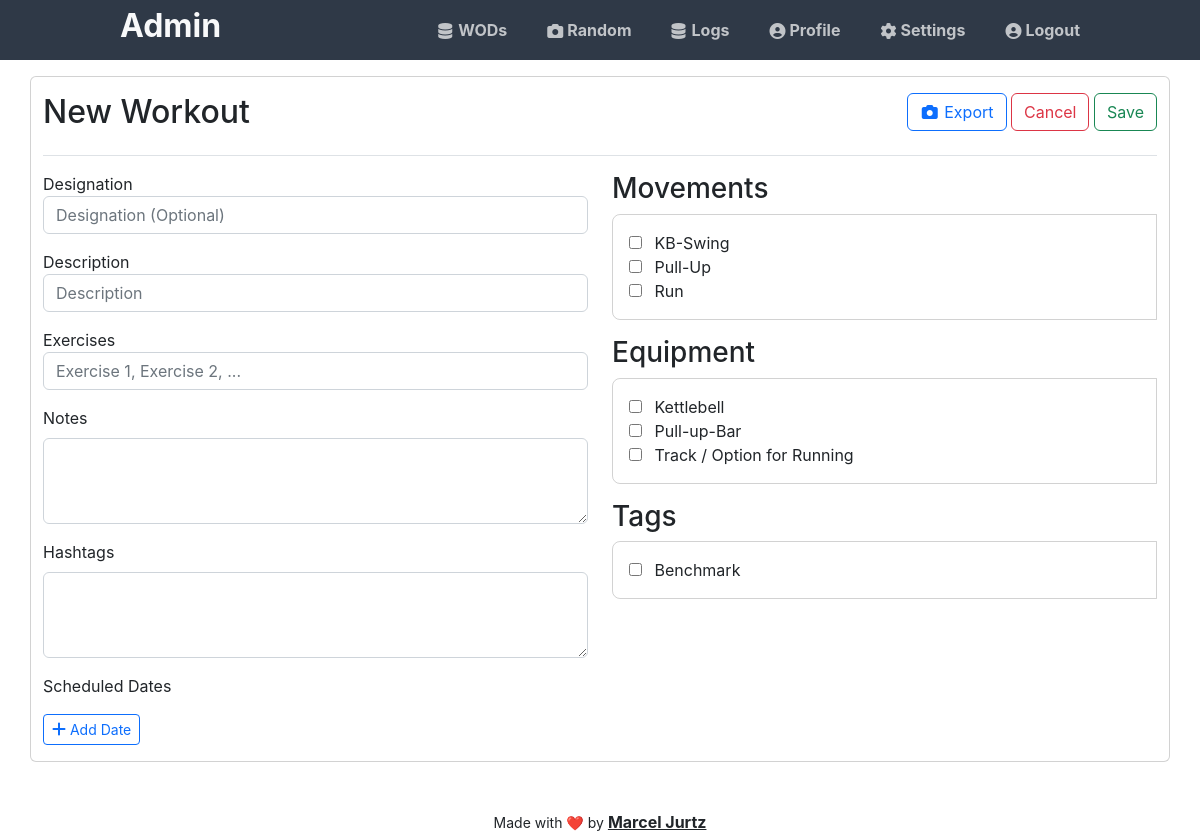
The page /admin/edit/wod.php (signed in) on the database its author committed.
### tables this page shows
CREATE TABLE movement(
  id INT PRIMARY KEY AUTO_INCREMENT,
  designation VARCHAR(25),
  displayname VARCHAR(75),
  hashtags TEXT
);

CREATE TABLE equipment(
  id INT PRIMARY KEY AUTO_INCREMENT,
  designation VARCHAR(25),
  displayname VARCHAR(75),
  hashtags TEXT
);

CREATE TABLE tag(
  id INT PRIMARY KEY AUTO_INCREMENT,
  designation VARCHAR(25),
  hashtags TEXT
);

### admin/edit/wod.php (the view, shortened to what this page needs)
<?php
$con = getConnection();
$stmt = $con->prepare('SELECT id, designation, description, notes, exercises, hashtags FROM wod WHERE id = ?');
$stmt->bind_param('i', $_GET["wod"]);
$stmt->execute();
$stmt->bind_result($id, $designation, $description, $notes, $exercises, $hashtags);
$stmt = $con->prepare('SELECT tag.id, tag.designation, CASE WHEN EXISTS (SELECT 1 FROM wod_tag WHERE wod_id = ? AND tag.id = wod_tag.tag_id) THEN 1 ELSE 0 END AS selected FROM tag ORDER BY tag.designation ');
$stmt->bind_param('i', $_GET["wod"]);
$stmt->execute();
$result = $stmt->get_result();
$tags = array();
while ($row = $result->fetch_assoc()) {
    $tags[] = $row;
}
$stmt = $con->prepare('SELECT equipment.id, equipment.designation, equipment.displayname, CASE WHEN EXISTS (SELECT 1 FROM wod_equipment WHERE wod_id = ? AND equipment.id = wod_equipment.equipment_id) THEN 1 ELSE 0 END AS selected FROM equipment ORDER BY equipment.displayname');
$stmt->bind_param('i', $_GET["wod"]);
$stmt->execute();
$result = $stmt->get_result();
$equipment = array();
while ($row = $result->fetch_assoc()) {
    $equipment[] = $row;
}
$stmt = $con->prepare('SELECT movement.id, movement.designation, movement.displayname, CASE WHEN EXISTS (SELECT 1 FROM wod_movement WHERE wod_id = ? AND movement.id = wod_movement.movement_id) THEN 1 ELSE 0 END AS selected FROM movement ORDER BY movement.displayname');
$stmt->bind_param('i', $_GET["wod"]);
$stmt->execute();
$result = $stmt->get_result();
$movements = array();
while ($row = $result->fetch_assoc()) {
    $movements[] = $row;
}
$stmt = $con->prepare('SELECT id, designation FROM gym WHERE enabled = 1 ORDER BY designation ASC');
$stmt->execute();
$result = $stmt->get_result();
$gyms = array();
while ($row = $result->fetch_assoc()) {
    $gyms[] = $row;
}
?>
<!DOCTYPE html>
<html>
<?php include('./../shared/head.inc.php') ?>
<body class="loggedin d-flex flex-column h-100">
    <?php include('./../shared/menu.inc.php'); ?>
    <div class="container">
        <div class="row card my-3 flex-grow-1 overflow-auto">
            <form action="./../save/wod.php" method="post">
                <div class="row">
                    <div class="col-12">
                        <div class="d-flex justify-content-between border-bottom py-3 mb-3">
                            <h2>
                                <?= isset($designation) ? $designation : "New Workout" ?>
                            </h2>
                            <div>
                                <a class="btn btn-outline-primary" href="./../imgen.php?id=<?= $id ?>"><i
                                        class="fa fa-fw fa-camera"></i> Export</a>
                                <a class="btn btn-outline-danger" href="./../index.php">Cancel</a>
                                <input class="btn btn-outline-success" type="submit" value="Save">
                            </div>
                        </div>
                    </div>
                </div>
                <div class="row">
                    <div class="col-12 col-md-6">
                        <div class="mb-3">
                            <label for="designation">Designation</label>
                            <input type="text" class="form-control" id="designation" name="designation"
                                placeholder="Designation (Optional)" value="<?= $designation ?>" maxlength="100">
                        </div>
                        <div class="mb-3">
                            <label for="description">Description</label>
                            <input type="text" class="form-control" id="description" name="description"
                                placeholder="Description" value="<?= $description ?>" required maxlength="500">
                        </div>
                        <div class="mb-3">
                            <label for="exercises">Exercises</label>
                            <input type="text" class="form-control" id="exercises" name="exercises"
                                placeholder="Exercise 1, Exercise 2, ..." value="<?= $exercises ?>" required">
                        </div>
                        <div class="mb-3">
                            <label for="notes" class="form-label">Notes</label>
                            <textarea class="form-control" id="notes" name="notes" rows="3"><?= $notes ?></textarea>
                        </div>
                        <div class="mb-3">
                            <label for="hashtags" class="form-label">Hashtags</label>
                            <textarea class="form-control" id="hashtags" name="hashtags"
                                rows="3"><?= $hashtags ?></textarea>
                        </div>
                        <div class="mb-3">
                            <label class="form-label">Scheduled Dates</label>
                            <?php if (empty($gyms)): ?>
                                <div class="alert alert-warning" role="alert">
                                    <i class="fas fa-exclamation-triangle"></i>
                                    <strong>No gyms available!</strong> Please add at least one gym before scheduling workouts.
                                </div>
                            <?php else: ?>
                                <button type="button" class="btn btn-outline-primary btn-sm mt-2" onclick="addScheduledDate()">
                                    <i class="fas fa-plus"></i> Add Date
                                </button>
                            <?php endif; ?>
                        </div>
                    </div>
                    <div class="col-12 col-md-6">
                        <h3>Movements</h3>
                        <div class="mb-3 checklist-container">
                            <?php
                            foreach ($movements as $move):
                                checkListBox('movement', $move['id'], $move['displayname'], $move['selected'] ? "checked" : "");
                            endforeach;
                            ?>
                        </div>
                        <h3>Equipment</h3>
                        <div class="mb-3 checklist-container">
                            <?php
                            foreach ($equipment as $eq):
                                checkListBox('equipment', $eq['id'], $eq['displayname'], $eq['selected'] ? "checked" : "");
                            endforeach;
                            ?>
                        </div>
                        <h3>Tags</h3>
                        <div class="mb-3 checklist-container">
                            <?php
                            foreach ($tags as $tag):
                                checkListBox('tags', $tag['id'], $tag['designation'], $tag['selected'] ? "checked" : "");
                            endforeach;
                            ?>
                        </div>
                    </div>
                </div>
            </form>
        </div>
    </div>
    <?php include('./../shared/footer.inc.php'); ?>
</body>
</html>
<?php
function checkListBox($name, $value, $label, $checked)
{
    echo '<div class="checklist-item">
        <input type="checkbox" name="' . $name . '[]" value="' . $value . '"' . $checked . '>
        <span class="ms-2 label">' . $label . '</span>
    </div>';
}
?>

### assets/css/stylesheet.css (style rules this page uses)
:root { --danger: #d66671; }
.checklist-container { max-height: 18vh; overflow-y: scroll; border-radius: 0.5rem 0 0 0.5rem; border: 1px solid var(--bs-border-color-translucent); padding: 1rem; }
* { box-sizing: border-box; font-family: -apple-system, BlinkMacSystemFont, "segoe ui", roboto, oxygen, ubuntu, cantarell, "fira sans", "droid sans", "helvetica neue", Arial, sans-serif; font-size: 16px; -webkit-font-smoothing: antialiased; -moz-osx-font-smoothing: grayscale; }
html { height: 100%; }

### rows shown on the page
movement: displayname "KB-Swing"
movement: displayname "Pull-Up"
movement: displayname "Run"
equipment: displayname "Kettlebell"
equipment: displayname "Pull-up-Bar"
equipment: displayname "Track / Option for Running"
tag: designation "Benchmark"
